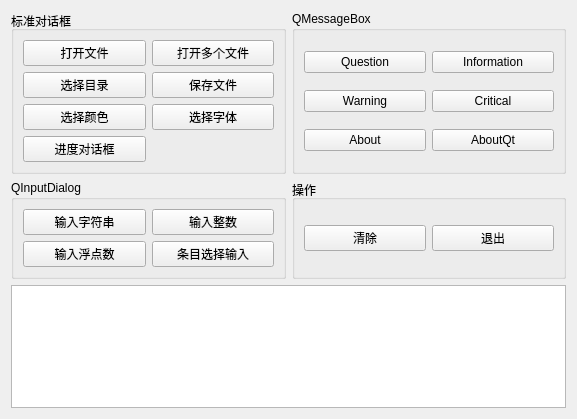
<?xml version="1.0" encoding="UTF-8"?>
<ui version="4.0">
 <class>QtStdDialog</class>
 <widget class="QWidget" name="QtStdDialog">
  <property name="geometry">
   <rect>
    <x>0</x>
    <y>0</y>
    <width>577</width>
    <height>419</height>
   </rect>
  </property>
  <property name="windowTitle">
   <string>QtStdDialog</string>
  </property>
  <layout class="QGridLayout" name="gridLayout_5">
   <item row="0" column="0">
    <widget class="QGroupBox" name="groupStd">
     <property name="title">
      <string>标准对话框</string>
     </property>
     <layout class="QGridLayout" name="gridLayout">
      <item row="0" column="0">
       <widget class="QPushButton" name="btnOpenFile">
        <property name="text">
         <string>打开文件</string>
        </property>
       </widget>
      </item>
      <item row="0" column="1">
       <widget class="QPushButton" name="btnOpenFileMuti">
        <property name="text">
         <string>打开多个文件</string>
        </property>
       </widget>
      </item>
      <item row="1" column="0">
       <widget class="QPushButton" name="btnSelectDir">
        <property name="text">
         <string>选择目录</string>
        </property>
       </widget>
      </item>
      <item row="1" column="1">
       <widget class="QPushButton" name="btnSaveFile">
        <property name="text">
         <string>保存文件</string>
        </property>
       </widget>
      </item>
      <item row="2" column="0">
       <widget class="QPushButton" name="btnSelectColor">
        <property name="text">
         <string>选择颜色</string>
        </property>
       </widget>
      </item>
      <item row="2" column="1">
       <widget class="QPushButton" name="btnSelectFont">
        <property name="text">
         <string>选择字体</string>
        </property>
       </widget>
      </item>
      <item row="3" column="0">
       <widget class="QPushButton" name="btnProgress">
        <property name="text">
         <string>进度对话框</string>
        </property>
       </widget>
      </item>
     </layout>
    </widget>
   </item>
   <item row="0" column="1">
    <widget class="QGroupBox" name="groupMessage">
     <property name="title">
      <string>QMessageBox</string>
     </property>
     <layout class="QGridLayout" name="gridLayout_2">
      <item row="0" column="0">
       <widget class="QPushButton" name="btnQuestion">
        <property name="text">
         <string>Question</string>
        </property>
       </widget>
      </item>
      <item row="0" column="1">
       <widget class="QPushButton" name="btnInfo">
        <property name="text">
         <string>Information</string>
        </property>
       </widget>
      </item>
      <item row="1" column="0">
       <widget class="QPushButton" name="btnWarning">
        <property name="text">
         <string>Warning</string>
        </property>
       </widget>
      </item>
      <item row="1" column="1">
       <widget class="QPushButton" name="btnCritical">
        <property name="text">
         <string>Critical</string>
        </property>
       </widget>
      </item>
      <item row="2" column="0">
       <widget class="QPushButton" name="btnAbout">
        <property name="text">
         <string>About</string>
        </property>
       </widget>
      </item>
      <item row="2" column="1">
       <widget class="QPushButton" name="btnAboutQt">
        <property name="text">
         <string>AboutQt</string>
        </property>
       </widget>
      </item>
     </layout>
    </widget>
   </item>
   <item row="1" column="0">
    <widget class="QGroupBox" name="groupInput">
     <property name="title">
      <string>QInputDialog</string>
     </property>
     <layout class="QGridLayout" name="gridLayout_3">
      <item row="0" column="0">
       <widget class="QPushButton" name="btnInputStr">
        <property name="text">
         <string>输入字符串</string>
        </property>
       </widget>
      </item>
      <item row="0" column="1">
       <widget class="QPushButton" name="btnInputInt">
        <property name="text">
         <string>输入整数</string>
        </property>
       </widget>
      </item>
      <item row="1" column="0">
       <widget class="QPushButton" name="btnFloat">
        <property name="text">
         <string>输入浮点数</string>
        </property>
       </widget>
      </item>
      <item row="1" column="1">
       <widget class="QPushButton" name="btnInputSelItem">
        <property name="text">
         <string>条目选择输入</string>
        </property>
       </widget>
      </item>
     </layout>
    </widget>
   </item>
   <item row="1" column="1">
    <widget class="QGroupBox" name="groupClear">
     <property name="title">
      <string>操作</string>
     </property>
     <layout class="QGridLayout" name="gridLayout_4">
      <item row="0" column="1">
       <widget class="QPushButton" name="btnQuit">
        <property name="text">
         <string>退出</string>
        </property>
       </widget>
      </item>
      <item row="0" column="0">
       <widget class="QPushButton" name="btnClear">
        <property name="text">
         <string>清除</string>
        </property>
       </widget>
      </item>
     </layout>
    </widget>
   </item>
   <item row="2" column="0" colspan="2">
    <widget class="QPlainTextEdit" name="plainTextEdit"/>
   </item>
  </layout>
 </widget>
 <resources/>
 <connections>
  <connection>
   <sender>btnClear</sender>
   <signal>clicked()</signal>
   <receiver>plainTextEdit</receiver>
   <slot>clear()</slot>
   <hints>
    <hint type="sourcelabel">
     <x>294</x>
     <y>212</y>
    </hint>
    <hint type="destinationlabel">
     <x>231</x>
     <y>359</y>
    </hint>
   </hints>
  </connection>
  <connection>
   <sender>btnQuit</sender>
   <signal>clicked()</signal>
   <receiver>QtStdDialog</receiver>
   <slot>close()</slot>
   <hints>
    <hint type="sourcelabel">
     <x>394</x>
     <y>212</y>
    </hint>
    <hint type="destinationlabel">
     <x>231</x>
     <y>227</y>
    </hint>
   </hints>
  </connection>
 </connections>
</ui>
